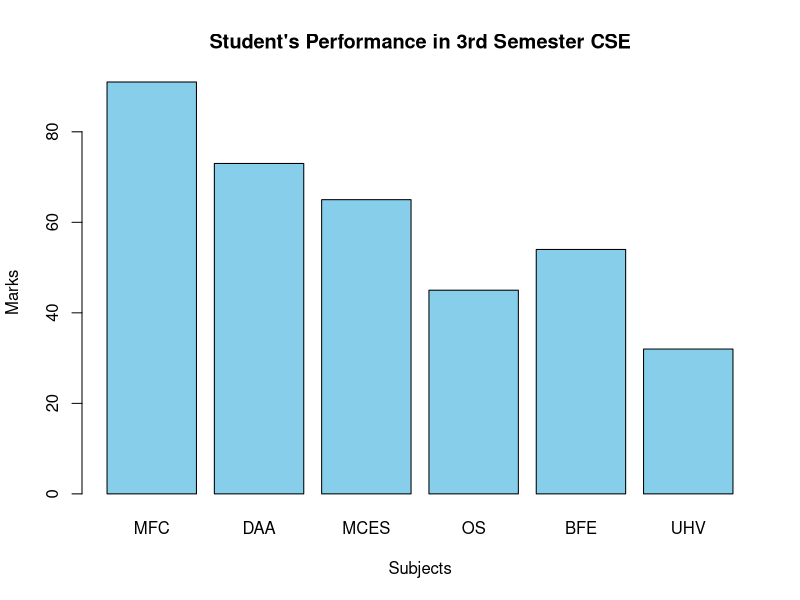
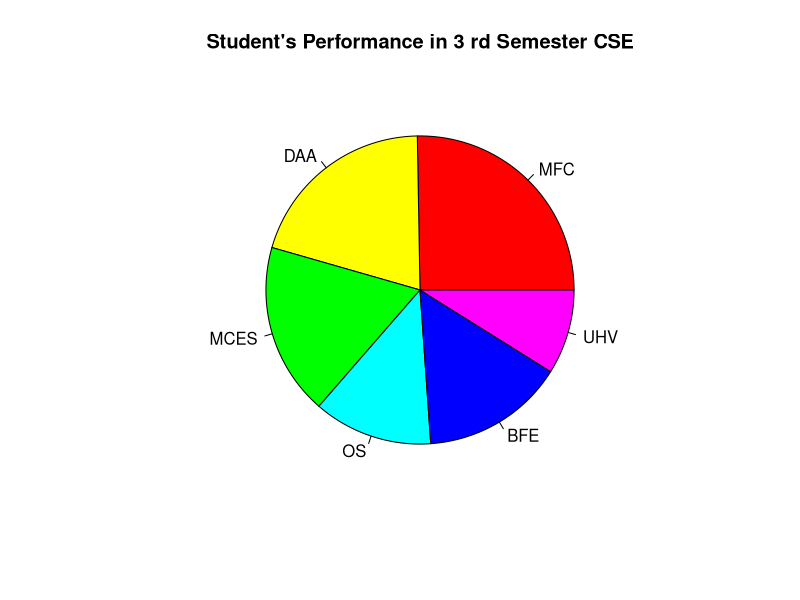

Generate these figures, in order, with R:
subject<- c("MFC", "DAA", "MCES", "OS", "BFE", "UHV")

marks <- c(91, 73, 65, 45, 54, 32)

avg<- mean(marks)

barplot(marks, names.arg = subject, col = "skyblue",main = "Student's Performance in 3rd Semester CSE", xlab = "Subjects", ylab = "Marks ")

pie(marks, labels = subject, col = rainbow(length(marks)), main = "Student's Performance in 3 rd Semester CSE")

cat("Average Marks:", avg, "\n")

cat("Qualitative Performance:\n")

for (i in 1:length(marks)) {
  cat(subject[i], ":", 
      ifelse(marks[i] >= avg, "Good", "Needs Improvement"), "\n")
}
